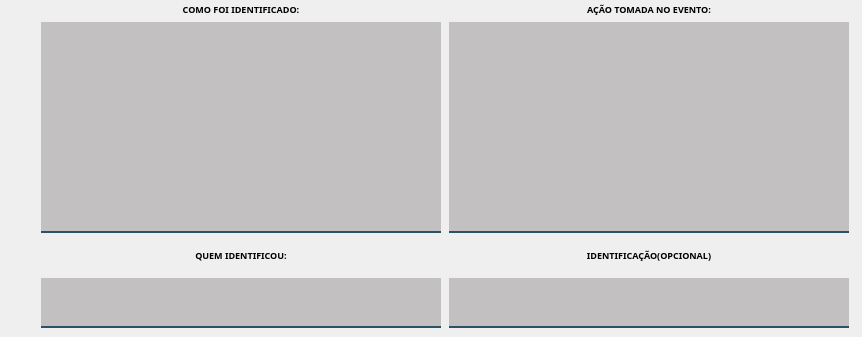
                <widget class="QWidget" name="tab_5">
                 <attribute name="title">
                  <string>Detalhes do Evento</string>
                 </attribute>
                 <widget class="QWidget" name="layoutWidget">
                  <property name="geometry">
                   <rect>
                    <x>39</x>
                    <y>3</y>
                    <width>814</width>
                    <height>325</height>
                   </rect>
                  </property>
                  <layout class="QVBoxLayout" name="verticalLayout_24">
                   <item>
                    <layout class="QHBoxLayout" name="horizontalLayout_20">
                     <item>
                      <layout class="QVBoxLayout" name="verticalLayout_22">
                       <item>
                        <widget class="QLabel" name="label_77">
                         <property name="font">
                          <font>
                           <family>Reem Kufi</family>
                           <pointsize>7</pointsize>
                           <bold>true</bold>
                          </font>
                         </property>
                         <property name="styleSheet">
                          <string notr="true">color: rgb(0, 0, 0);</string>
                         </property>
                         <property name="text">
                          <string>COMO FOI IDENTIFICADO:</string>
                         </property>
                         <property name="alignment">
                          <set>Qt::AlignCenter</set>
                         </property>
                        </widget>
                       </item>
                       <item>
                        <widget class="QTextEdit" name="txt_como">
                         <property name="enabled">
                          <bool>false</bool>
                         </property>
                         <property name="minimumSize">
                          <size>
                           <width>400</width>
                           <height>211</height>
                          </size>
                         </property>
                         <property name="maximumSize">
                          <size>
                           <width>400</width>
                           <height>211</height>
                          </size>
                         </property>
                         <property name="font">
                          <font>
                           <family>Segoe UI</family>
                          </font>
                         </property>
                         <property name="styleSheet">
                          <string notr="true">background-color: rgba(10,0,0,50);
border:2px solid rgba(0,0,0,0);
border-bottom-color:rgba(46,82,101,255);
color:rgb(0,0,0);
padding-bottom:7px</string>
                         </property>
                        </widget>
                       </item>
                      </layout>
                     </item>
                     <item>
                      <layout class="QVBoxLayout" name="verticalLayout_23">
                       <item>
                        <widget class="QLabel" name="label_78">
                         <property name="font">
                          <font>
                           <family>Reem Kufi</family>
                           <pointsize>7</pointsize>
                           <bold>true</bold>
                          </font>
                         </property>
                         <property name="styleSheet">
                          <string notr="true">color: rgb(0, 0, 0);</string>
                         </property>
                         <property name="text">
                          <string>AÇÃO TOMADA NO EVENTO:</string>
                         </property>
                         <property name="alignment">
                          <set>Qt::AlignCenter</set>
                         </property>
                        </widget>
                       </item>
                       <item>
                        <widget class="QTextEdit" name="txt_acao">
                         <property name="enabled">
                          <bool>false</bool>
                         </property>
                         <property name="minimumSize">
                          <size>
                           <width>400</width>
                           <height>211</height>
                          </size>
                         </property>
                         <property name="maximumSize">
                          <size>
                           <width>400</width>
                           <height>211</height>
                          </size>
                         </property>
                         <property name="font">
                          <font>
                           <family>Segoe UI</family>
                          </font>
                         </property>
                         <property name="styleSheet">
                          <string notr="true">background-color: rgba(10,0,0,50);
border:2px solid rgba(0,0,0,0);
border-bottom-color:rgba(46,82,101,255);
color:rgb(0,0,0);
padding-bottom:7px</string>
                         </property>
                        </widget>
                       </item>
                      </layout>
                     </item>
                    </layout>
                   </item>
                   <item>
                    <layout class="QHBoxLayout" name="horizontalLayout_18">
                     <item>
                      <layout class="QVBoxLayout" name="verticalLayout_18">
                       <item>
                        <widget class="QLabel" name="label_79">
                         <property name="font">
                          <font>
                           <family>Reem Kufi</family>
                           <pointsize>7</pointsize>
                           <bold>true</bold>
                          </font>
                         </property>
                         <property name="styleSheet">
                          <string notr="true">color: rgb(0, 0, 0);</string>
                         </property>
                         <property name="text">
                          <string>QUEM IDENTIFICOU:</string>
                         </property>
                         <property name="alignment">
                          <set>Qt::AlignCenter</set>
                         </property>
                        </widget>
                       </item>
                       <item>
                        <widget class="QTextEdit" name="txt_quem">
                         <property name="enabled">
                          <bool>false</bool>
                         </property>
                         <property name="minimumSize">
                          <size>
                           <width>400</width>
                           <height>50</height>
                          </size>
                         </property>
                         <property name="maximumSize">
                          <size>
                           <width>400</width>
                           <height>50</height>
                          </size>
                         </property>
                         <property name="font">
                          <font>
                           <family>Segoe UI</family>
                          </font>
                         </property>
                         <property name="styleSheet">
                          <string notr="true">background-color: rgba(10,0,0,50);
border:2px solid rgba(0,0,0,0);
border-bottom-color:rgba(46,82,101,255);
color:rgb(0,0,0);
padding-bottom:7px</string>
                         </property>
                        </widget>
                       </item>
                      </layout>
                     </item>
                     <item>
                      <layout class="QVBoxLayout" name="verticalLayout_21">
                       <item>
                        <widget class="QLabel" name="label_80">
                         <property name="font">
                          <font>
                           <family>Reem Kufi</family>
                           <pointsize>7</pointsize>
                           <bold>true</bold>
                          </font>
                         </property>
                         <property name="styleSheet">
                          <string notr="true">color: rgb(0, 0, 0);</string>
                         </property>
                         <property name="text">
                          <string>IDENTIFICAÇÃO(OPCIONAL)</string>
                         </property>
                         <property name="alignment">
                          <set>Qt::AlignCenter</set>
                         </property>
                        </widget>
                       </item>
                       <item>
                        <widget class="QTextEdit" name="txt_identificacao">
                         <property name="enabled">
                          <bool>false</bool>
                         </property>
                         <property name="minimumSize">
                          <size>
                           <width>400</width>
                           <height>50</height>
                          </size>
                         </property>
                         <property name="maximumSize">
                          <size>
                           <width>400</width>
                           <height>50</height>
                          </size>
                         </property>
                         <property name="font">
                          <font>
                           <family>Segoe UI</family>
                          </font>
                         </property>
                         <property name="styleSheet">
                          <string notr="true">background-color: rgba(10,0,0,50);
border:2px solid rgba(0,0,0,0);
border-bottom-color:rgba(46,82,101,255);
color:rgb(0,0,0);
padding-bottom:7px</string>
                         </property>
                        </widget>
                       </item>
                      </layout>
                     </item>
                    </layout>
                   </item>
                  </layout>
                 </widget>
                </widget>
